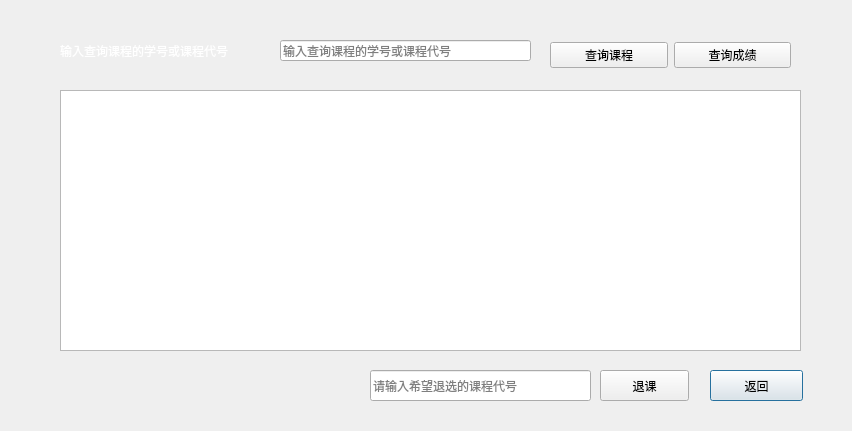
<?xml version="1.0" encoding="UTF-8"?>
<ui version="4.0">
 <class>course_inquire</class>
 <widget class="QDialog" name="course_inquire">
  <property name="geometry">
   <rect>
    <x>0</x>
    <y>0</y>
    <width>852</width>
    <height>431</height>
   </rect>
  </property>
  <property name="windowTitle">
   <string>学生学业查询</string>
  </property>
  <property name="styleSheet">
   <string notr="true">#course_inquire{
border-image: url(:/new/prefix1/科技风.jpg);
}</string>
  </property>
  <widget class="QLabel" name="label">
   <property name="geometry">
    <rect>
     <x>60</x>
     <y>40</y>
     <width>211</width>
     <height>21</height>
    </rect>
   </property>
   <property name="font">
    <font>
     <pointsize>9</pointsize>
    </font>
   </property>
   <property name="styleSheet">
    <string notr="true">color: rgb(255, 255, 255);</string>
   </property>
   <property name="text">
    <string>输入查询课程的学号或课程代号</string>
   </property>
  </widget>
  <widget class="QLineEdit" name="account">
   <property name="geometry">
    <rect>
     <x>280</x>
     <y>40</y>
     <width>251</width>
     <height>21</height>
    </rect>
   </property>
   <property name="placeholderText">
    <string>输入查询课程的学号或课程代号</string>
   </property>
   <property name="clearButtonEnabled">
    <bool>true</bool>
   </property>
  </widget>
  <widget class="QTableView" name="tableView">
   <property name="geometry">
    <rect>
     <x>60</x>
     <y>90</y>
     <width>741</width>
     <height>261</height>
    </rect>
   </property>
  </widget>
  <widget class="QPushButton" name="pushButton">
   <property name="geometry">
    <rect>
     <x>710</x>
     <y>370</y>
     <width>93</width>
     <height>31</height>
    </rect>
   </property>
   <property name="text">
    <string>返回</string>
   </property>
  </widget>
  <widget class="QWidget" name="layoutWidget">
   <property name="geometry">
    <rect>
     <x>550</x>
     <y>40</y>
     <width>241</width>
     <height>30</height>
    </rect>
   </property>
   <layout class="QHBoxLayout" name="horizontalLayout">
    <item>
     <widget class="QPushButton" name="inquirebtn">
      <property name="text">
       <string>查询课程</string>
      </property>
     </widget>
    </item>
    <item>
     <widget class="QPushButton" name="searchscore">
      <property name="text">
       <string>查询成绩</string>
      </property>
     </widget>
    </item>
   </layout>
  </widget>
  <widget class="QPushButton" name="deletecourse">
   <property name="geometry">
    <rect>
     <x>600</x>
     <y>370</y>
     <width>89</width>
     <height>31</height>
    </rect>
   </property>
   <property name="text">
    <string>退课</string>
   </property>
  </widget>
  <widget class="QLineEdit" name="class_num">
   <property name="geometry">
    <rect>
     <x>370</x>
     <y>370</y>
     <width>221</width>
     <height>31</height>
    </rect>
   </property>
   <property name="placeholderText">
    <string>请输入希望退选的课程代号</string>
   </property>
  </widget>
 </widget>
 <resources/>
 <connections/>
</ui>
